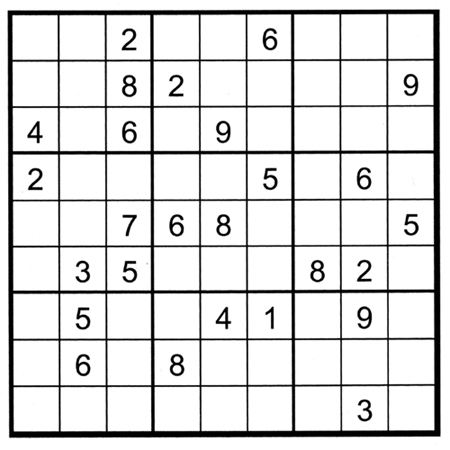
//> input picture opencv_c++/ShuDu/ShuDu/2.jpg, 450 x 450 px
$ ./main   (built with g++ and OpenCV 4)
//> lines starting //> are read from the running program, lines starting //| are printed output that depends on the picture; after the words box and inside, x2 and y2 are one past the last pixel; in counts of white or black regions, pixels touching at a corner belong together
//这个项目主要是来练手的，从读研以来接触图像处理也有一年半了，以前也用opencv，写的都是些小脚本。
//
//这个项目的主要功能在于对9*9的数独提供解，为什么之所以写这个是因为网上有一些参考资料，中间遇到的问题就只能慢慢解决了！
//2018/3/1


#include<opencv2\highgui\highgui.hpp>
#include<opencv2\core\core.hpp>
#include<opencv2\imgproc\imgproc.hpp>
//#include<opencv\ml.h>      //knn头文件
#include<opencv2\ml.hpp>
#include<iostream>
#include<string>
#include<vector>
#include<map>
#include<algorithm>
#include<numeric>


using namespace cv;
using namespace std;
using namespace cv::ml;

void getTrainImg(vector<vector<Mat>>  &TrainImgMat);
bool isPlace(int count, vector<vector<int>> &map);
void backtrace(int count, vector<vector<int>> &map, vector<vector<int>> &res);


int main()
{
	Mat srcImg;
	Mat Img;
	Mat Img_gray;
	Mat Img_g;

	srcImg = imread("2.jpg",0);
//> srcImg is the input picture: 450 rows x 450 cols, CV_8UC1; min 0, max 255, mean 221.7
	srcImg.copyTo(Img_gray);
	//cvtColor(srcImg, Img_gray,COLOR_BGR2GRAY);

	cout << Img_gray.type() << endl;
//| 0
	Mat kernel = (Mat_<float>(3, 3) << 0, -1, 0, -1, 5, -1, 0, -1, 0);
	filter2D(Img_gray, Img_g, -1, kernel);
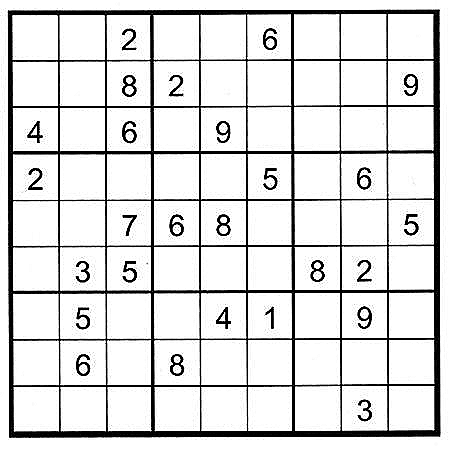
//> Img_g: 450 rows x 450 cols, CV_8UC1; min 0, max 255, mean 221.1
	threshold(Img_g, Img_g, 150, 255, THRESH_BINARY_INV);         //二值阈值化，这个阈值自己选,这里是反着的，因为一般是白纸黑字
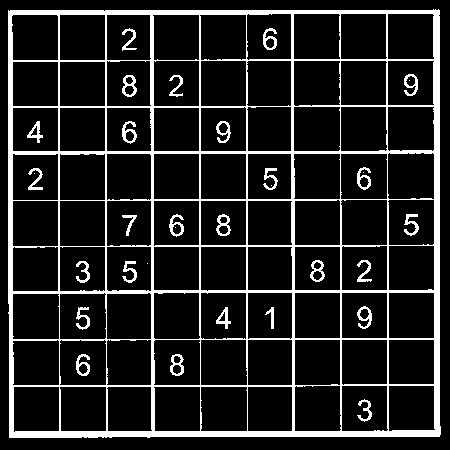
//> Img_g: 450 rows x 450 cols, CV_8UC1; 13.4% white; 33 white regions (6 under 20 px), largest, box (x1, y1, x2, y2) and area: (8, 9, 441, 438) 23465, (122, 75, 137, 97) 159, (122, 121, 137, 144) 159

	imshow("阈值化", Img_g);

	auto kernel_dilate = getStructuringElement(MORPH_CROSS, Size(3, 3));    //膨胀核

	dilate(Img_g, Img_g, kernel_dilate);           //膨胀，防止有断线
	dilate(Img_g, Img_g, kernel_dilate);
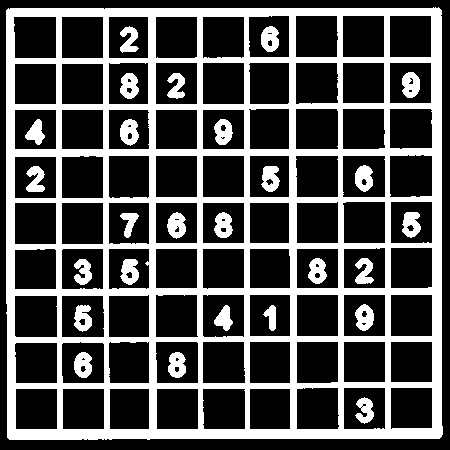
//> Img_g: 450 rows x 450 cols, CV_8UC1; 31.2% white; 27 white regions

	vector<vector<Point>> contours;
	vector<Vec4i> hierarchy;
	imshow("thres", Img_g);
	findContours(Img_g,contours, hierarchy, RETR_TREE,CHAIN_APPROX_SIMPLE);
//> contours = 140 contours, 16 with area under 20; largest, box (x1, y1, x2, y2) and area: (6, 7, 443, 440) 187016, (14, 295, 58, 338) 1802, (342, 155, 386, 198) 1801, (155, 294, 199, 338) 1800, (389, 154, 433, 198) 1790

	cout <<"共检测到轮廓的个数\t"<<contours.size() << endl;
//| 共检测到轮廓的个数	140


	//--------------【提取图片中的数字即对应位置】----------------------
	vector<vector<Point>> num_contours;
	vector<Rect>  RecOfNum;
	Rect tmp;
	vector<pair<Point, Rect>>  IndexAndPos;
	auto Round = boundingRect(contours[0]);     //外边缘
//> Round = Rect(6, 7, 437, 433)

	/*cout << "宽度\t" << Round.width << endl;
	cout << "高度\t" << Round.height << endl;*/

	rectangle(srcImg, Round, Scalar(255, 0, 255));
//> srcImg: 450 rows x 450 cols, CV_8UC1; 0.19% of pixels changed, all inside (x1, y1, x2, y2) = (6, 7, 443, 440)


	int index_x;
	int index_y;
	Point index_xy;
	vector<Point> PosOfNum_true;


	vector<Mat> Numbers;
	vector<Point>  PosOfNum;
	vector<Point>  UpLeftPosOfNum;

	//---------【获得81个矩形对应的位置，矩阵的位置和原图位置对应】----------
	vector<Rect>  Pos;
	for (int i = 0; i < hierarchy.size(); i++)
	{
		Rect tmp;
		if (hierarchy[i][3] == 0)
		{
			Pos.push_back(boundingRect(contours[i]));
		}
	}
//> this loop made 140 passes
//> after the loop, Pos = 81 Rects (x, y, width, height), first 8: [249, 388, 42, 42], [202, 388, 44, 42], [156, 388, 43, 42], [109, 388, 41, 42], [62, 388, 43, 42], [15, 388, 43, 42], [390, 387, 43, 43], [343, 387, 43, 43]
	//按照y来排序，一排一排都链在一起
	sort(Pos.begin(), Pos.end(), [](Rect &a, Rect &b)->bool{return a.y < b.y; });
//> Pos = 81 Rects (x, y, width, height), first 8: [248, 15, 42, 43], [295, 15, 44, 43], [342, 15, 43, 43], [389, 15, 43, 43], [13, 16, 44, 43], [61, 16, 43, 43], [108, 16, 41, 43], [155, 16, 43, 43]
	cout << "小矩形的个数是" << Pos.size() << endl;
//| 小矩形的个数是81

	vector<vector<Rect>> PosMat(9,vector<Rect>());
	int index = 0;
	for (int i = 0; i < 81; i+=9)
	{
		PosMat[index++].assign(Pos.begin() + i, Pos.begin() + i + 9);    //赋值每一行
	}
//> after the loop, index = 9

	for (int i=0;i<9;i++)
	{
		sort(PosMat[i].begin(), PosMat[i].end(), [](Rect &a, Rect &b)->bool {return a.x < b.x; });  //每一行按照x排列
		cout << PosMat[i].size() << endl;
	}


	//---------------【检测数字位置，并提取数字】----------------------
	for (int i = 0; i < hierarchy.size(); i++)
	{
		if (hierarchy[i][3] == 0&&hierarchy[i][2]!=-1)
		//父轮廓是0号轮廓的话，就是小矩形，存在子轮廓，则子轮廓是数字
		{

			num_contours.push_back(contours[hierarchy[i][2]]);
			tmp = boundingRect(contours[hierarchy[i][2]]);
			UpLeftPosOfNum.push_back(Point(tmp.x, tmp.y));
			//每个数字的质心,转换为坐标，具体方法是一种算比例的方法，还不知道凑效不
			index_x = double((tmp.x + tmp.width / 2))/Round.width*9;
			index_y = double((tmp.y + tmp.height / 2)) / Round.height * 9;
			index_xy.x = index_x;
			index_xy.y = index_y;


			IndexAndPos.push_back(make_pair(index_xy, tmp));    //坐标和对应的矩形

			Mat ImgROI;
			resize(srcImg(tmp), ImgROI, Size(20, 20));

			Numbers.push_back(ImgROI);            //数字，resize到20x20
			PosOfNum.push_back(index_xy);         //对应的位置，先列后行，

			//imwrite("C:\\Users\\zhxing\\Desktop\\DIP_exercise\\opencv_c++\\ShuDu\\ShuDu\\img\\"+to_string(index_xy.x) + "_"+to_string(index_xy.y)+".jpg", ImgROI);
			//测试用，这里确实可以得到位置对应的图像

			//rectangle(srcImg, tmp, Scalar(255, 255, 0));

			RecOfNum.push_back(tmp);
		}
	}
//> this loop made 140 passes
//> (tmp, index_x, index_y) on passes 9, 21, 26, 30, 35, 40, 42, 46, 53, 56, 60, 63: (Rect(355, 397, 19, 27), 7, 8), (Rect(168, 352, 18, 26), 3, 7), (Rect(74, 352, 18, 26), 1, 7), (Rect(74, 305, 18, 27), 1, 6), (Rect(355, 304, 19, 27), 7, 6), (Rect(263, 305, 13, 26), 5, 6), (Rect(214, 305, 19, 26), 4, 6), (Rect(308, 258, 19, 26), 6, 5), (Rect(120, 259, 19, 26), 2, 5), (Rect(74, 259, 18, 26), 1, 5), (Rect(355, 258, 19, 26), 7, 5), (Rect(214, 212, 19, 26), 4, 4)

	Mat TestData;
	for (auto nums:Numbers)
	{
		TestData.push_back(nums.reshape(0, 1));
	}
//> this loop made 26 passes
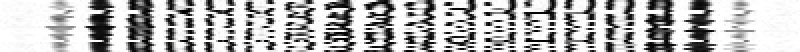
//> TestData: 26 rows x 400 cols, CV_8UC1 (shown 2 times larger); min 0, max 255, mean 182.6

	TestData.convertTo(TestData, CV_32F);
//> TestData: 26 rows x 400 cols, CV_32FC1


	//namedWindow("co", 2);


	cout << "检测到的数字的数目是：\t" << num_contours.size() << endl;
//| 检测到的数字的数目是：	26


	//-----【制作训练数据】-------------------------
	vector<vector<Mat>>  TrainImgMat(10,vector<Mat>());
	getTrainImg(TrainImgMat);


	Mat TrainImg(Size(200, 200), TrainImgMat[0][0].type());
	for (int i = 0; i < 10; i++)
	{
		for (int j = 0; j < 10; j++)
		{
			TrainImgMat[i][j].copyTo(TrainImg(Rect(i*20,j*20,20,20)));
		}
	}
	imshow("test", TrainImg);


	Mat trainData;
	Mat Label;

	for (int i = 0; i < 10; i++)
	{
		for (int j = 0; j < 10; j++)
		{
			trainData.push_back(TrainImgMat[j][i].reshape(0,1));
			//imshow(" s", TrainImgMat[j][i]);
			Label.push_back(i);
		}
	}

	imshow("das",trainData);

	//转换成浮点备用
	trainData.convertTo(trainData, CV_32F);


	//---------【knn分类器设置，k=3,分类打开】-----------------
	Ptr<TrainData> tData = TrainData::create(trainData, ROW_SAMPLE, Label);          //

	Ptr<ml::KNearest> knn = ml::KNearest::create();
	knn->setDefaultK(4);
	knn->setIsClassifier(true);
	knn->train(tData);


	//---【检测方法1】--------
	/*Mat predictRes;
	knn->findNearest(TestData, 4, predictRes);
	cout << predictRes;*/


	//----【检测方法2】-----------------
	vector<int>  PredicrRes;
	for (int i = 0; i < TestData.rows; i++)
	{
		Mat tmp = TestData.row(i);
		int response = knn->predict(tmp);
		PredicrRes.push_back(response);
		//cout << response <<"\t"<<i<< endl;

	}


	//重构数独矩阵
	vector<vector<int>> ShuDuMat(9,vector<int>());

	for (int i = 0; i < 9; i++)
	{
		for (int j = 0; j < 9; j++)
		{
			ShuDuMat[i].push_back(0);

		}
	}
	for (int i = 0; i < PredicrRes.size(); i++)
	{
		ShuDuMat[PosOfNum[i].y][PosOfNum[i].x] = PredicrRes[i];
	}

	cout << "重构矩阵" << endl;
	for (auto s : ShuDuMat)
	{
		for (auto t : s)
			cout << t << "  ";
		cout << endl;
	}


	//识别结果
	Mat srcImg_color;
	cvtColor(srcImg, srcImg_color, CV_GRAY2BGR);
	for (int i = 0; i < PredicrRes.size(); i++)
	{
		string text = to_string(PredicrRes[i]);
		//cout << text << " ";
		putText(srcImg_color, text, UpLeftPosOfNum[i], FONT_ITALIC, 1, Scalar(0, 0, 255),2);
	}

	imshow("原图数字检测结果", srcImg_color);

	vector<vector<int>>  res(9,vector<int>());
	backtrace(0, ShuDuMat,res);

	//数独结果输出
	cout << "数独结果 :"<< endl;
	for (auto s : res)
	{
		for (auto t : s)
			cout << t << "  ";
		cout << endl;
	}

	//验证结果
	cout << "验证结果" << endl;
	for (auto s : res)
		cout << "行和：\t" << accumulate(s.begin(), s.end(), 0) << endl;

	Mat ResultImg;
	cvtColor(srcImg, ResultImg, CV_GRAY2BGR);
	for (int i = 0; i < 9; i++)
	{
		for (int j = 0; j < 9; j++)
		{
			string text = to_string(res[i][j]);
			putText(ResultImg, text, Point(PosMat[i][j].x, PosMat[i][j].y+15), FONT_ITALIC, 1, Scalar(0, 0, 255), 2);
		}

	}

	imshow("最终求解结果", ResultImg);


	waitKey();
	return 0;
}


//把文件夹中的图像，逐一提取为可用的数据格式
void getTrainImg(vector<vector<Mat>>  &TrainImgMat)
{
	Mat tmp_srcImg;
	Mat tmp_Img_thresh;
	vector<vector<Point>> cons;
	vector<Vec4i>  hies;

	vector<Rect>  img0_9;
	for (int i = 0; i < 10; i++)
	{
		//读入，阈值化
		tmp_srcImg = imread(".\\TrainImg\\" + to_string(i) + ".jpg",0);
//> 0.jpg cannot be read in this run, so this picture is empty
		tmp_srcImg.copyTo(tmp_Img_thresh);        //拷贝一份，阈值化是在原图上做的


		threshold(tmp_Img_thresh, tmp_Img_thresh, 150, 255, CV_THRESH_BINARY_INV);
		//3*3十字膨胀
		auto kernel=getStructuringElement(CV_SHAPE_CROSS, Size(3, 3));
//> (the run ends here: the program stops with an error, at `dilate(tmp_Img_thresh, tmp_Img_thresh, kernel);`)

$ run again, with opencv_c++/ShuDu/ShuDu/1.jpg copied over opencv_c++/ShuDu/ShuDu/2.jpg
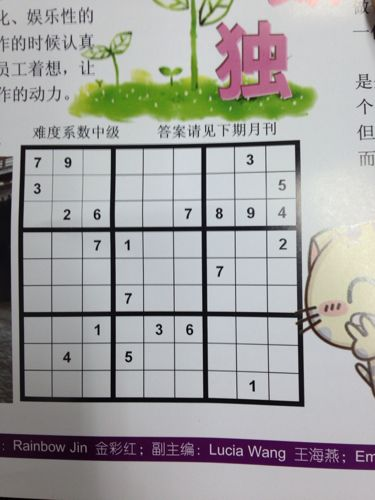
//> input picture opencv_c++/ShuDu/ShuDu/1.jpg, 375 x 500 px
//| 0
//> in main, `threshold(Img_g, Img_g, 150, 255, THRESH_BINARY_INV);`:
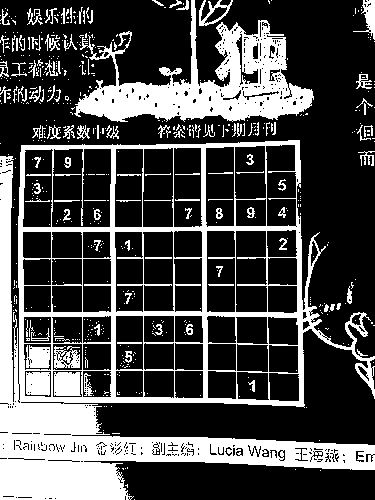
//> Img_g: 500 rows x 375 cols, CV_8UC1; 28.7% white; 597 white regions (489 under 20 px), largest, box (x1, y1, x2, y2) and area: (0, 140, 375, 500) 34702, (74, 0, 314, 122) 10977, (54, 372, 81, 396) 611
//> in main, `dilate(Img_g, Img_g, kernel_dilate);`:
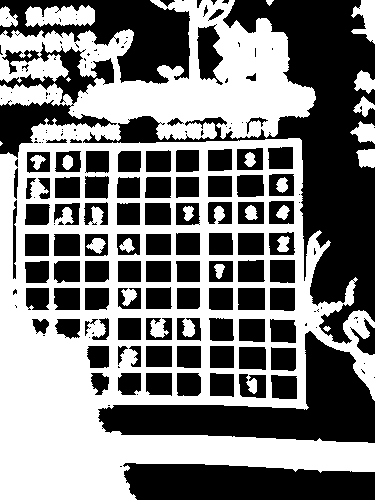
//> Img_g: 500 rows x 375 cols, CV_8UC1; 48.9% white; 24 white regions (3 under 20 px)
//> contours = 273 contours, 156 with area under 20; largest, box (x1, y1, x2, y2) and area: (0, 0, 375, 500) 124692, (25, 5, 95, 27) 1093, (196, 24, 224, 86) 1057, (238, 346, 267, 371) 644, (237, 287, 266, 311) 641
//| 共检测到轮廓的个数	273
//> Round = Rect(323, 326, 8, 6)
//| 小矩形的个数是0

$ run again, with opencv_c++/ShuDu/ShuDu/3.jpg copied over opencv_c++/ShuDu/ShuDu/2.jpg
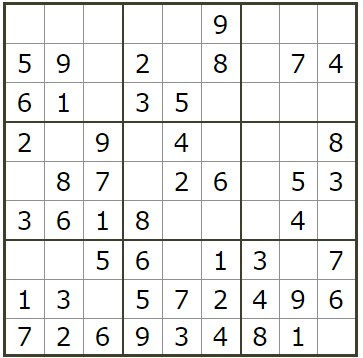
//> input picture opencv_c++/ShuDu/ShuDu/3.jpg, 363 x 358 px
//| 0
//> in main, `dilate(Img_g, Img_g, kernel_dilate);`:
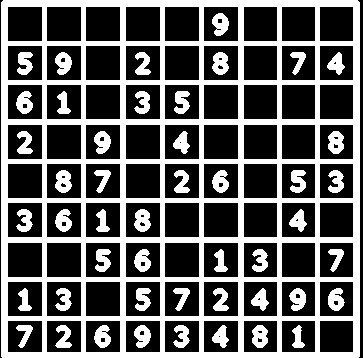
//> Img_g: 358 rows x 363 cols, CV_8UC1; 36.8% white; 48 white regions
//> contours = 163 contours, 20 with area under 20; largest, box (x1, y1, x2, y2) and area: (1, 0, 360, 358) 127801, (203, 281, 239, 317) 1223, (164, 281, 200, 317) 1223, (125, 281, 161, 317) 1223, (85, 281, 121, 317) 1223
//| 共检测到轮廓的个数	163
//> Round = Rect(1, 0, 359, 358)
//> after the loop in main, `for (int i = 0; i < hierarchy.size(); i++)`: Pos = 81 Rects (x, y, width, height), first 8: [319, 320, 35, 33], [281, 320, 35, 33], [243, 320, 35, 33], [203, 320, 36, 33], [164, 320, 36, 33], [125, 320, 36, 33], [85, 320, 36, 33], [46, 320, 36, 33]
//> in main, `sort(Pos.begin(), Pos.end(), [](Rect &a, Rect &b)->bool{return a.y < b..`: Pos = 81 Rects (x, y, width, height), first 8: [7, 6, 36, 36], [46, 6, 36, 36], [85, 6, 36, 36], [125, 6, 36, 36], [164, 6, 36, 36], [203, 6, 36, 36], [243, 6, 35, 36], [281, 6, 35, 36]
//| 小矩形的个数是81
//> after the loop in main, `for (int i = 0; i < 81; i+=9)`: index = 9
//> the loop in main, `for (int i = 0; i < hierarchy.size(); i++)` made 163 passes
//> (tmp, index_x, index_y) on passes 3, 5, 9, 12, 14, 18, 22, 24: (Rect(292, 325, 13, 23), 7, 8), (Rect(252, 325, 16, 23), 6, 8), (Rect(212, 325, 17, 23), 5, 8), (Rect(173, 325, 17, 23), 4, 8), (Rect(134, 325, 17, 23), 3, 8), (Rect(94, 325, 17, 23), 2, 8), (Rect(55, 325, 17, 23), 1, 8), (Rect(16, 325, 17, 23), 0, 8)
//> the loop in main, `for (auto nums:Numbers)` made 47 passes
//> after the loop in main, `for (auto nums:Numbers)`:
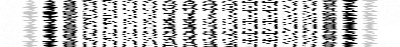
//> TestData: 47 rows x 400 cols, CV_8UC1; min 0, max 255, mean 198.7
//| 检测到的数字的数目是：	47
